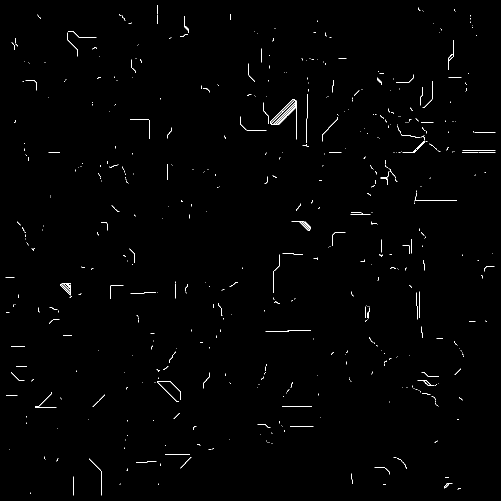
#> input picture data/yashi_qscan/contact_test.png, 1001 x 1001 px, found by its file name (shown at 1/2 size)
$ python length_contact.py
#> lines starting #> are read from the running program, lines starting #| are printed output that depends on the picture; after the words box and inside, x2 and y2 are one past the last pixel; in counts of white or black regions, pixels touching at a corner belong together; long printed decimals are rounded
# -*- coding: utf-8 -*-
# @Time : 2020/4/15 上午10:38
# @Author : LuoLu
# @FileName: length_contact.py
# @Software: PyCharm
# @Github ：https://github.com/luolugithub
# @E-mail ：argluolu@gmail.com

import numpy as np
import cv2 as cv

img = cv.imread('/home/luolu/PycharmProjects/ParticleDetection/data/yashi_qscan/contact_test.png')
#> img is the input picture: shape (1001, 1001, 3); 0.69% white in thin lines or dots
gray = cv.cvtColor(img, cv.COLOR_BGR2GRAY)
#> gray: shape (1001, 1001); 0.69% white in thin lines or dots
ret, thresh = cv.threshold(gray, 0, 255, 0)
contours, hierarchy = cv.findContours(thresh, cv.RETR_TREE, cv.CHAIN_APPROX_SIMPLE)
#> contours = 670 contours, 644 with area under 20; largest, box (x1, y1, x2, y2) and area: (542, 200, 592, 250) 474, (540, 198, 590, 248) 284, (121, 566, 142, 591) 198, (540, 198, 590, 248) 190, (583, 442, 622, 461) 133
num_labels, labels_im = cv.connectedComponents(thresh)
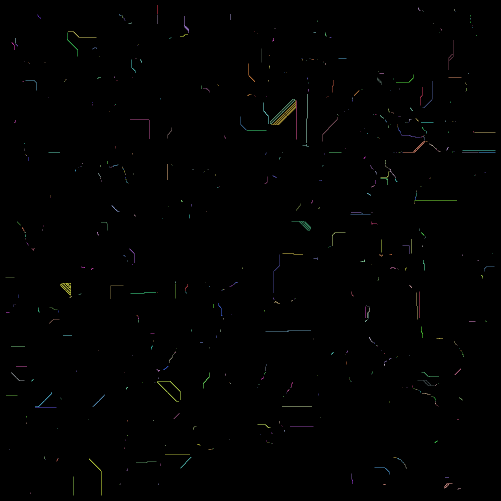
#> labels_im: shape (1001, 1001) int32 (shown at 1/2 size); 571 distinct labels, from 0 to 570; one colour per label, 0 black
#> num_labels = 571
print("num_labels:", num_labels - 1)
#| num_labels: 570
print("len contours :", len(contours))
#| len contours : 670
count0 = 0

dots = 0
line = 0

for iterm in range(len(contours)):
    len_contact = cv.arcLength(contours[iterm], False)
    print("iterm:" + str(iterm) + "," + "perimeter = " + str(len_contact))
    if len_contact != 0:
        if len_contact > 30:
            line = line + 1
        else:
            dots = dots + 1
#> this loop made 670 passes
#> len_contact on passes 1 to 12: 2, 7.83, 0, 8.83, 29.97, 15.31, 4.24, 3.83, 1.41, 17.24, 7, 37
#| iterm:0,perimeter = 2.0
#| iterm:1,perimeter = 7.828
#| iterm:2,perimeter = 0.0
#| iterm:3,perimeter = 8.828
#| iterm:4,perimeter = 29.971
#| iterm:5,perimeter = 15.314
#| iterm:6,perimeter = 4.243
#| iterm:7,perimeter = 3.828
#> (further printed lines are left out)
#> after the loop, dots = 431; line = 84
# print("count0 contours :", count0)
# print("jian :", len(contours) - count0)
print("dots :", dots)
#| dots : 431
print("line :", line)
#| line : 84
print(type(img))
#| <class 'numpy.ndarray'>
img = np.copy(img)
cv.putText(img, "dots Sum:" + str(dots), (30, 960), cv.FONT_HERSHEY_SIMPLEX, .5, (0, 0, 255), 1)
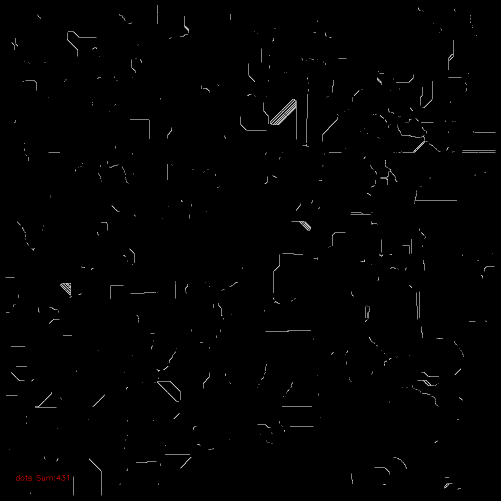
#> img: shape (1001, 1001, 3) (shown at 1/2 size); 0.02% of pixels changed, all inside (x1, y1, x2, y2) = (32, 950, 138, 961)
cv.putText(img, "line Sum:" + str(line), (30, 990), cv.FONT_HERSHEY_SIMPLEX, .5, (0, 0, 255), 1)
#> img: shape (1001, 1001, 3); 0.02% of pixels changed, all inside (x1, y1, x2, y2) = (32, 979, 124, 991)
cv.imwrite("/home/luolu/PycharmProjects/ParticleDetection/data/yashi_qscan/perimeter/result_contact.png", img)
cv.imshow("img", img)
cv.waitKey()
cv.destroyAllWindows()
